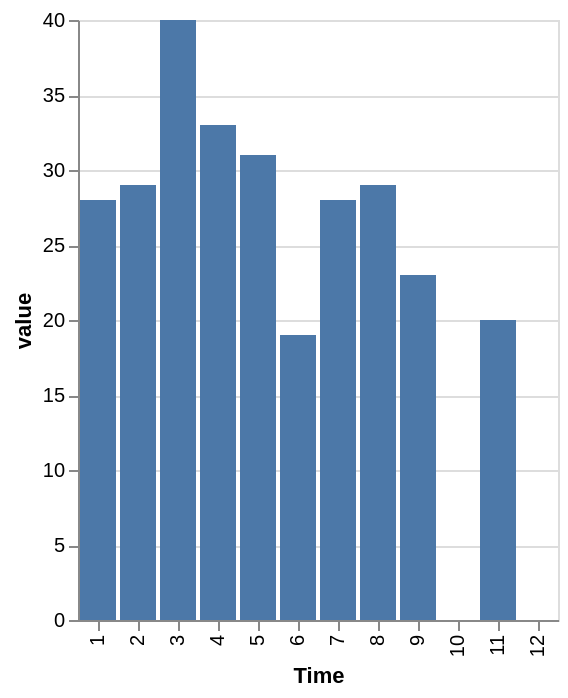

This figure's notebook cell:
### Code cell
alt.Chart(
    df.filter(pl.col('variable') == "jak začít běhat").group_by(pl.col('Time').dt.month()).agg(pl.col('value').median()).sort(by='Time')
).mark_bar(
).encode(
    alt.X('Time:N'),
    alt.Y('value:Q')
)

### Figure 1 — Vega-Lite specification as saved in the notebook (floating-point values rounded to 4 significant figures)
{"config": {"view": {"continuousWidth": 300, "continuousHeight": 300}}, "data": {"name": "data-c53203e869a6ff514449cad3db89782c"}, "mark": {"type": "bar"}, "encoding": {"x": {"field": "Time", "type": "nominal"}, "y": {"field": "value", "type": "quantitative"}}, "$schema": "https://vega.github.io/schema/vega-lite/v6.1.0.json", "datasets": {"data-c53203e869a6ff514449cad3db89782c": [{"Time": 1, "value": 28.0}, {"Time": 2, "value": 29.0}, {"Time": 3, "value": 40.0}, {"Time": 4, "value": 33.0}, {"Time": 5, "value": 31.0}, {"Time": 6, "value": 19.0}, {"Time": 7, "value": 28.0}, {"Time": 8, "value": 29.0}, {"Time": 9, "value": 23.0}, {"Time": 10, "value": 0.0}, {"Time": 11, "value": 20.0}, {"Time": 12, "value": 0.0}]}}
